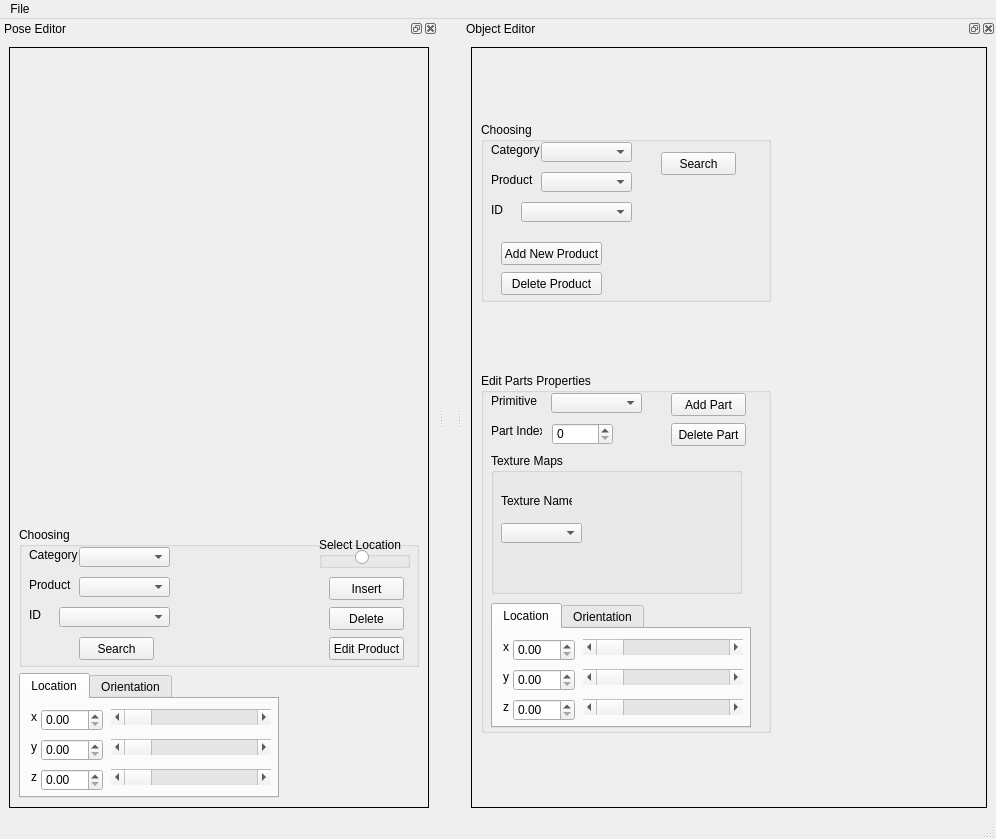
<?xml version="1.0" encoding="UTF-8"?>
<ui version="4.0">
 <class>VRShopEditorDlg</class>
 <widget class="QMainWindow" name="VRShopEditorDlg">
  <property name="geometry">
   <rect>
    <x>0</x>
    <y>0</y>
    <width>996</width>
    <height>839</height>
   </rect>
  </property>
  <property name="windowTitle">
   <string>MainWindow</string>
  </property>
  <widget class="QWidget" name="m_pCentralWidget"/>
  <widget class="QMenuBar" name="m_pMenubar">
   <property name="geometry">
    <rect>
     <x>0</x>
     <y>0</y>
     <width>996</width>
     <height>21</height>
    </rect>
   </property>
   <widget class="QMenu" name="m_pMenu">
    <property name="title">
     <string>File</string>
    </property>
    <addaction name="actionNewScene"/>
    <addaction name="actionLoadScene"/>
    <addaction name="actionSaveScene"/>
    <addaction name="separator"/>
    <addaction name="actionExit"/>
   </widget>
   <addaction name="m_pMenu"/>
  </widget>
  <widget class="QStatusBar" name="m_pStatusBar"/>
  <widget class="QDockWidget" name="m_pDockWidgetSceneEditorPose">
   <property name="floating">
    <bool>false</bool>
   </property>
   <property name="features">
    <set>QDockWidget::AllDockWidgetFeatures</set>
   </property>
   <property name="windowTitle">
    <string>Pose Editor</string>
   </property>
   <attribute name="dockWidgetArea">
    <number>1</number>
   </attribute>
   <widget class="QWidget" name="m_pDockWidgetPoseContents">
    <layout class="QGridLayout" name="gridLayout_2">
     <item row="0" column="0">
      <widget class="QFrame" name="m_pPoseEditorFrame">
       <property name="frameShape">
        <enum>QFrame::Box</enum>
       </property>
       <layout class="QGridLayout" name="gridLayout_4">
        <item row="1" column="0">
         <widget class="QGroupBox" name="m_pGroupBoxChoosingPose">
          <property name="minimumSize">
           <size>
            <width>400</width>
            <height>140</height>
           </size>
          </property>
          <property name="maximumSize">
           <size>
            <width>400</width>
            <height>140</height>
           </size>
          </property>
          <property name="title">
           <string>Choosing</string>
          </property>
          <widget class="QComboBox" name="m_pComboBoxCategoryPose">
           <property name="geometry">
            <rect>
             <x>60</x>
             <y>20</y>
             <width>91</width>
             <height>20</height>
            </rect>
           </property>
          </widget>
          <widget class="QLabel" name="m_pLabelCategoryPose">
           <property name="geometry">
            <rect>
             <x>10</x>
             <y>20</y>
             <width>51</width>
             <height>16</height>
            </rect>
           </property>
           <property name="text">
            <string>Category</string>
           </property>
          </widget>
          <widget class="QComboBox" name="m_pComboBoxProductPose">
           <property name="geometry">
            <rect>
             <x>60</x>
             <y>50</y>
             <width>91</width>
             <height>20</height>
            </rect>
           </property>
          </widget>
          <widget class="QLabel" name="m_pLabelProductPose">
           <property name="geometry">
            <rect>
             <x>10</x>
             <y>50</y>
             <width>51</width>
             <height>16</height>
            </rect>
           </property>
           <property name="text">
            <string>Product</string>
           </property>
          </widget>
          <widget class="QPushButton" name="m_pPushButtonSearchPose">
           <property name="geometry">
            <rect>
             <x>60</x>
             <y>110</y>
             <width>75</width>
             <height>23</height>
            </rect>
           </property>
           <property name="text">
            <string>Search</string>
           </property>
          </widget>
          <widget class="QPushButton" name="m_pPushButtonInsertPose">
           <property name="geometry">
            <rect>
             <x>310</x>
             <y>50</y>
             <width>75</width>
             <height>23</height>
            </rect>
           </property>
           <property name="text">
            <string>Insert</string>
           </property>
          </widget>
          <widget class="QGroupBox" name="m_pComboBoxProductPose_2">
           <property name="geometry">
            <rect>
             <x>300</x>
             <y>10</y>
             <width>91</width>
             <height>31</height>
            </rect>
           </property>
           <property name="title">
            <string>Select Location</string>
           </property>
           <widget class="QRadioButton" name="m_pRadioButtonSelectLocation">
            <property name="geometry">
             <rect>
              <x>30</x>
              <y>10</y>
              <width>20</width>
              <height>20</height>
             </rect>
            </property>
            <property name="layoutDirection">
             <enum>Qt::RightToLeft</enum>
            </property>
            <property name="text">
             <string/>
            </property>
           </widget>
          </widget>
          <widget class="QLabel" name="m_pLabelProductCodePose">
           <property name="geometry">
            <rect>
             <x>10</x>
             <y>80</y>
             <width>21</width>
             <height>16</height>
            </rect>
           </property>
           <property name="text">
            <string>ID</string>
           </property>
          </widget>
          <widget class="QPushButton" name="m_pPushButtonDeletePose">
           <property name="geometry">
            <rect>
             <x>310</x>
             <y>80</y>
             <width>75</width>
             <height>23</height>
            </rect>
           </property>
           <property name="text">
            <string>Delete</string>
           </property>
          </widget>
          <widget class="QPushButton" name="m_pPushButtonEditPose">
           <property name="geometry">
            <rect>
             <x>310</x>
             <y>110</y>
             <width>75</width>
             <height>23</height>
            </rect>
           </property>
           <property name="text">
            <string>Edit Product</string>
           </property>
          </widget>
          <widget class="QLabel" name="m_pImageViewerChoosingPose">
           <property name="geometry">
            <rect>
             <x>160</x>
             <y>13</y>
             <width>121</width>
             <height>111</height>
            </rect>
           </property>
           <property name="text">
            <string/>
           </property>
          </widget>
          <widget class="QComboBox" name="m_pComboBoxProductCodePose">
           <property name="geometry">
            <rect>
             <x>40</x>
             <y>80</y>
             <width>111</width>
             <height>20</height>
            </rect>
           </property>
          </widget>
         </widget>
        </item>
        <item row="2" column="0">
         <widget class="QTabWidget" name="m_pTabWidgetPropertiesPose">
          <property name="minimumSize">
           <size>
            <width>260</width>
            <height>125</height>
           </size>
          </property>
          <property name="maximumSize">
           <size>
            <width>260</width>
            <height>125</height>
           </size>
          </property>
          <property name="currentIndex">
           <number>0</number>
          </property>
          <widget class="QWidget" name="m_pTabLocationPose">
           <attribute name="title">
            <string>Location</string>
           </attribute>
           <widget class="QDoubleSpinBox" name="m_pDoubleSpinBoxLocationXPose">
            <property name="geometry">
             <rect>
              <x>20</x>
              <y>10</y>
              <width>62</width>
              <height>22</height>
             </rect>
            </property>
           </widget>
           <widget class="QDoubleSpinBox" name="m_pDoubleSpinBoxLocationZPose">
            <property name="geometry">
             <rect>
              <x>20</x>
              <y>70</y>
              <width>62</width>
              <height>22</height>
             </rect>
            </property>
           </widget>
           <widget class="QLabel" name="m_pLabelLocationYPose">
            <property name="geometry">
             <rect>
              <x>10</x>
              <y>40</y>
              <width>16</width>
              <height>16</height>
             </rect>
            </property>
            <property name="text">
             <string>y</string>
            </property>
           </widget>
           <widget class="QLabel" name="m_pLabelLocationZPose">
            <property name="geometry">
             <rect>
              <x>10</x>
              <y>70</y>
              <width>16</width>
              <height>16</height>
             </rect>
            </property>
            <property name="text">
             <string>z</string>
            </property>
           </widget>
           <widget class="QDoubleSpinBox" name="m_pDoubleSpinBoxLocationYPose">
            <property name="geometry">
             <rect>
              <x>20</x>
              <y>40</y>
              <width>62</width>
              <height>22</height>
             </rect>
            </property>
           </widget>
           <widget class="QLabel" name="m_pLabelLocationXPose">
            <property name="geometry">
             <rect>
              <x>10</x>
              <y>10</y>
              <width>16</width>
              <height>16</height>
             </rect>
            </property>
            <property name="text">
             <string>x</string>
            </property>
           </widget>
           <widget class="QScrollBar" name="m_pScrollBarLocationXPose">
            <property name="geometry">
             <rect>
              <x>90</x>
              <y>10</y>
              <width>160</width>
              <height>16</height>
             </rect>
            </property>
            <property name="orientation">
             <enum>Qt::Horizontal</enum>
            </property>
           </widget>
           <widget class="QScrollBar" name="m_pScrollBarLocationYPose">
            <property name="geometry">
             <rect>
              <x>90</x>
              <y>40</y>
              <width>160</width>
              <height>16</height>
             </rect>
            </property>
            <property name="orientation">
             <enum>Qt::Horizontal</enum>
            </property>
           </widget>
           <widget class="QScrollBar" name="m_pScrollBarLocationZPose">
            <property name="geometry">
             <rect>
              <x>90</x>
              <y>70</y>
              <width>160</width>
              <height>16</height>
             </rect>
            </property>
            <property name="orientation">
             <enum>Qt::Horizontal</enum>
            </property>
           </widget>
          </widget>
          <widget class="QWidget" name="m_pTabOrientationPose">
           <attribute name="title">
            <string>Orientation</string>
           </attribute>
           <widget class="QLabel" name="m_pLabelOrientationX">
            <property name="geometry">
             <rect>
              <x>10</x>
              <y>10</y>
              <width>16</width>
              <height>16</height>
             </rect>
            </property>
            <property name="text">
             <string>x</string>
            </property>
           </widget>
           <widget class="QScrollBar" name="m_pScrollBarOrientationYPose">
            <property name="geometry">
             <rect>
              <x>90</x>
              <y>40</y>
              <width>160</width>
              <height>16</height>
             </rect>
            </property>
            <property name="orientation">
             <enum>Qt::Horizontal</enum>
            </property>
           </widget>
           <widget class="QLabel" name="m_pLabelOrientationZ">
            <property name="geometry">
             <rect>
              <x>10</x>
              <y>70</y>
              <width>16</width>
              <height>16</height>
             </rect>
            </property>
            <property name="text">
             <string>z</string>
            </property>
           </widget>
           <widget class="QScrollBar" name="m_pScrollBarOrientationZPose">
            <property name="geometry">
             <rect>
              <x>90</x>
              <y>70</y>
              <width>160</width>
              <height>16</height>
             </rect>
            </property>
            <property name="orientation">
             <enum>Qt::Horizontal</enum>
            </property>
           </widget>
           <widget class="QDoubleSpinBox" name="m_pDoubleSpinBoxOrientationXPose">
            <property name="geometry">
             <rect>
              <x>20</x>
              <y>10</y>
              <width>62</width>
              <height>22</height>
             </rect>
            </property>
           </widget>
           <widget class="QDoubleSpinBox" name="m_pDoubleSpinBoxOrientationYPose">
            <property name="geometry">
             <rect>
              <x>20</x>
              <y>40</y>
              <width>62</width>
              <height>22</height>
             </rect>
            </property>
           </widget>
           <widget class="QScrollBar" name="m_pScrollBarOrientationXPose">
            <property name="geometry">
             <rect>
              <x>90</x>
              <y>10</y>
              <width>160</width>
              <height>16</height>
             </rect>
            </property>
            <property name="orientation">
             <enum>Qt::Horizontal</enum>
            </property>
           </widget>
           <widget class="QDoubleSpinBox" name="m_pDoubleSpinBoxOrientationZPose">
            <property name="geometry">
             <rect>
              <x>20</x>
              <y>70</y>
              <width>62</width>
              <height>22</height>
             </rect>
            </property>
           </widget>
           <widget class="QLabel" name="m_pLabelOrientationY">
            <property name="geometry">
             <rect>
              <x>10</x>
              <y>40</y>
              <width>16</width>
              <height>16</height>
             </rect>
            </property>
            <property name="text">
             <string>y</string>
            </property>
           </widget>
          </widget>
         </widget>
        </item>
        <item row="0" column="0">
         <widget class="VR::QOSGWidget" name="m_pQOSGWidgetSceneEditorPose" native="true">
          <property name="minimumSize">
           <size>
            <width>400</width>
            <height>400</height>
           </size>
          </property>
         </widget>
        </item>
       </layout>
      </widget>
     </item>
    </layout>
   </widget>
  </widget>
  <widget class="QDockWidget" name="m_pDockWidgetObjectEditor">
   <property name="accessibleDescription">
    <string/>
   </property>
   <property name="autoFillBackground">
    <bool>false</bool>
   </property>
   <property name="floating">
    <bool>false</bool>
   </property>
   <property name="features">
    <set>QDockWidget::AllDockWidgetFeatures</set>
   </property>
   <property name="windowTitle">
    <string>Object Editor</string>
   </property>
   <attribute name="dockWidgetArea">
    <number>2</number>
   </attribute>
   <widget class="QWidget" name="m_pDockWidgetObjectContents">
    <layout class="QGridLayout" name="gridLayout_5">
     <item row="0" column="0">
      <widget class="QFrame" name="m_pObjectEditorFrame">
       <property name="sizePolicy">
        <sizepolicy hsizetype="Preferred" vsizetype="Preferred">
         <horstretch>0</horstretch>
         <verstretch>0</verstretch>
        </sizepolicy>
       </property>
       <property name="autoFillBackground">
        <bool>false</bool>
       </property>
       <property name="frameShape">
        <enum>QFrame::Box</enum>
       </property>
       <property name="frameShadow">
        <enum>QFrame::Plain</enum>
       </property>
       <layout class="QGridLayout" name="gridLayout">
        <item row="1" column="0">
         <widget class="QGroupBox" name="m_pGroupBoxEditParts">
          <property name="minimumSize">
           <size>
            <width>290</width>
            <height>360</height>
           </size>
          </property>
          <property name="maximumSize">
           <size>
            <width>290</width>
            <height>360</height>
           </size>
          </property>
          <property name="title">
           <string>Edit Parts Properties</string>
          </property>
          <widget class="QComboBox" name="m_pComboBoxEditPartsPrimitive">
           <property name="geometry">
            <rect>
             <x>70</x>
             <y>20</y>
             <width>91</width>
             <height>20</height>
            </rect>
           </property>
          </widget>
          <widget class="QLabel" name="m_pLabelEditPartsPrimitive">
           <property name="geometry">
            <rect>
             <x>10</x>
             <y>20</y>
             <width>51</width>
             <height>16</height>
            </rect>
           </property>
           <property name="text">
            <string>Primitive</string>
           </property>
          </widget>
          <widget class="QPushButton" name="m_pPushButtonAddPart">
           <property name="geometry">
            <rect>
             <x>190</x>
             <y>20</y>
             <width>75</width>
             <height>23</height>
            </rect>
           </property>
           <property name="text">
            <string>Add Part</string>
           </property>
          </widget>
          <widget class="QGroupBox" name="m_pGroupBoxTextureMap">
           <property name="geometry">
            <rect>
             <x>10</x>
             <y>80</y>
             <width>251</width>
             <height>141</height>
            </rect>
           </property>
           <property name="title">
            <string>Texture Maps</string>
           </property>
           <widget class="QComboBox" name="m_pComboBoxTextureMapsName">
            <property name="geometry">
             <rect>
              <x>10</x>
              <y>70</y>
              <width>81</width>
              <height>20</height>
             </rect>
            </property>
           </widget>
           <widget class="QLabel" name="m_pLabelTextureMapsName">
            <property name="geometry">
             <rect>
              <x>10</x>
              <y>40</y>
              <width>71</width>
              <height>16</height>
             </rect>
            </property>
            <property name="text">
             <string>Texture Name</string>
            </property>
           </widget>
           <widget class="QLabel" name="m_pImageViewerTextureName">
            <property name="geometry">
             <rect>
              <x>100</x>
              <y>10</y>
              <width>141</width>
              <height>121</height>
             </rect>
            </property>
            <property name="text">
             <string/>
            </property>
           </widget>
          </widget>
          <widget class="QTabWidget" name="m_pTabWidgetPropertiesObject">
           <property name="geometry">
            <rect>
             <x>10</x>
             <y>230</y>
             <width>260</width>
             <height>125</height>
            </rect>
           </property>
           <property name="minimumSize">
            <size>
             <width>260</width>
             <height>125</height>
            </size>
           </property>
           <property name="maximumSize">
            <size>
             <width>260</width>
             <height>125</height>
            </size>
           </property>
           <property name="currentIndex">
            <number>0</number>
           </property>
           <widget class="QWidget" name="m_pLocationObject">
            <attribute name="title">
             <string>Location</string>
            </attribute>
            <widget class="QDoubleSpinBox" name="m_pDoubleSpinBoxLocationXObject">
             <property name="geometry">
              <rect>
               <x>20</x>
               <y>10</y>
               <width>62</width>
               <height>22</height>
              </rect>
             </property>
            </widget>
            <widget class="QDoubleSpinBox" name="m_pDoubleSpinBoxLocationZObject">
             <property name="geometry">
              <rect>
               <x>20</x>
               <y>70</y>
               <width>62</width>
               <height>22</height>
              </rect>
             </property>
            </widget>
            <widget class="QLabel" name="m_pLabelLocationYObject">
             <property name="geometry">
              <rect>
               <x>10</x>
               <y>40</y>
               <width>16</width>
               <height>16</height>
              </rect>
             </property>
             <property name="text">
              <string>y</string>
             </property>
            </widget>
            <widget class="QLabel" name="m_pLabelLocationZObject">
             <property name="geometry">
              <rect>
               <x>10</x>
               <y>70</y>
               <width>16</width>
               <height>16</height>
              </rect>
             </property>
             <property name="text">
              <string>z</string>
             </property>
            </widget>
            <widget class="QDoubleSpinBox" name="m_pDoubleSpinBoxLocationYObject">
             <property name="geometry">
              <rect>
               <x>20</x>
               <y>40</y>
               <width>62</width>
               <height>22</height>
              </rect>
             </property>
            </widget>
            <widget class="QLabel" name="m_pLabelLocationXObject">
             <property name="geometry">
              <rect>
               <x>10</x>
               <y>10</y>
               <width>16</width>
               <height>16</height>
              </rect>
             </property>
             <property name="text">
              <string>x</string>
             </property>
            </widget>
            <widget class="QScrollBar" name="m_pScrollBarLocationXObject">
             <property name="geometry">
              <rect>
               <x>90</x>
               <y>10</y>
               <width>160</width>
               <height>16</height>
              </rect>
             </property>
             <property name="orientation">
              <enum>Qt::Horizontal</enum>
             </property>
            </widget>
            <widget class="QScrollBar" name="m_pScrollBarLocationYObject">
             <property name="geometry">
              <rect>
               <x>90</x>
               <y>40</y>
               <width>160</width>
               <height>16</height>
              </rect>
             </property>
             <property name="orientation">
              <enum>Qt::Horizontal</enum>
             </property>
            </widget>
            <widget class="QScrollBar" name="m_pScrollBarLocationZObject">
             <property name="geometry">
              <rect>
               <x>90</x>
               <y>70</y>
               <width>160</width>
               <height>16</height>
              </rect>
             </property>
             <property name="orientation">
              <enum>Qt::Horizontal</enum>
             </property>
            </widget>
           </widget>
           <widget class="QWidget" name="m_pOrientationObject">
            <attribute name="title">
             <string>Orientation</string>
            </attribute>
            <widget class="QLabel" name="m_pLabelOrientationXObject">
             <property name="geometry">
              <rect>
               <x>10</x>
               <y>10</y>
               <width>16</width>
               <height>16</height>
              </rect>
             </property>
             <property name="text">
              <string>x</string>
             </property>
            </widget>
            <widget class="QScrollBar" name="m_pScrollBarOrientationYObject">
             <property name="geometry">
              <rect>
               <x>90</x>
               <y>40</y>
               <width>160</width>
               <height>16</height>
              </rect>
             </property>
             <property name="orientation">
              <enum>Qt::Horizontal</enum>
             </property>
            </widget>
            <widget class="QLabel" name="m_pLabelOrientationZObject">
             <property name="geometry">
              <rect>
               <x>10</x>
               <y>70</y>
               <width>16</width>
               <height>16</height>
              </rect>
             </property>
             <property name="text">
              <string>z</string>
             </property>
            </widget>
            <widget class="QScrollBar" name="m_pScrollBarOrientationZObject">
             <property name="geometry">
              <rect>
               <x>90</x>
               <y>70</y>
               <width>160</width>
               <height>16</height>
              </rect>
             </property>
             <property name="orientation">
              <enum>Qt::Horizontal</enum>
             </property>
            </widget>
            <widget class="QDoubleSpinBox" name="m_pDoubleSpinBoxOrientationXObject">
             <property name="geometry">
              <rect>
               <x>20</x>
               <y>10</y>
               <width>62</width>
               <height>22</height>
              </rect>
             </property>
            </widget>
            <widget class="QDoubleSpinBox" name="m_pDoubleSpinBoxOrientationYObject">
             <property name="geometry">
              <rect>
               <x>20</x>
               <y>40</y>
               <width>62</width>
               <height>22</height>
              </rect>
             </property>
            </widget>
            <widget class="QScrollBar" name="m_pScrollBarOrientationXObject">
             <property name="geometry">
              <rect>
               <x>90</x>
               <y>10</y>
               <width>160</width>
               <height>16</height>
              </rect>
             </property>
             <property name="orientation">
              <enum>Qt::Horizontal</enum>
             </property>
            </widget>
            <widget class="QDoubleSpinBox" name="m_pDoubleSpinBoxOrientationZObject">
             <property name="geometry">
              <rect>
               <x>20</x>
               <y>70</y>
               <width>62</width>
               <height>22</height>
              </rect>
             </property>
            </widget>
            <widget class="QLabel" name="m_pLabelOrientationYObject">
             <property name="geometry">
              <rect>
               <x>10</x>
               <y>40</y>
               <width>16</width>
               <height>16</height>
              </rect>
             </property>
             <property name="text">
              <string>y</string>
             </property>
            </widget>
           </widget>
          </widget>
          <widget class="QLabel" name="m_pLabelPartIndex">
           <property name="geometry">
            <rect>
             <x>10</x>
             <y>50</y>
             <width>51</width>
             <height>16</height>
            </rect>
           </property>
           <property name="text">
            <string>Part Index</string>
           </property>
          </widget>
          <widget class="QSpinBox" name="m_pSpinBoxPartIndex">
           <property name="geometry">
            <rect>
             <x>71</x>
             <y>50</y>
             <width>61</width>
             <height>22</height>
            </rect>
           </property>
          </widget>
          <widget class="QPushButton" name="m_pPushButtonDeletePart">
           <property name="geometry">
            <rect>
             <x>190</x>
             <y>50</y>
             <width>75</width>
             <height>23</height>
            </rect>
           </property>
           <property name="text">
            <string>Delete Part</string>
           </property>
          </widget>
         </widget>
        </item>
        <item row="0" column="0">
         <widget class="QGroupBox" name="m_pGroupBoxChoosingObject">
          <property name="minimumSize">
           <size>
            <width>290</width>
            <height>180</height>
           </size>
          </property>
          <property name="maximumSize">
           <size>
            <width>290</width>
            <height>180</height>
           </size>
          </property>
          <property name="title">
           <string>Choosing</string>
          </property>
          <widget class="QComboBox" name="m_pComboBoxCategoryObject">
           <property name="geometry">
            <rect>
             <x>60</x>
             <y>20</y>
             <width>91</width>
             <height>20</height>
            </rect>
           </property>
          </widget>
          <widget class="QLabel" name="m_pLabelCategoryObject">
           <property name="geometry">
            <rect>
             <x>10</x>
             <y>20</y>
             <width>51</width>
             <height>16</height>
            </rect>
           </property>
           <property name="text">
            <string>Category</string>
           </property>
          </widget>
          <widget class="QComboBox" name="m_pComboBoxProductObject">
           <property name="geometry">
            <rect>
             <x>60</x>
             <y>50</y>
             <width>91</width>
             <height>20</height>
            </rect>
           </property>
          </widget>
          <widget class="QLabel" name="m_pLabelProductObject">
           <property name="geometry">
            <rect>
             <x>10</x>
             <y>50</y>
             <width>51</width>
             <height>16</height>
            </rect>
           </property>
           <property name="text">
            <string>Product</string>
           </property>
          </widget>
          <widget class="QPushButton" name="m_pPushButtonSearchObject">
           <property name="geometry">
            <rect>
             <x>180</x>
             <y>30</y>
             <width>75</width>
             <height>23</height>
            </rect>
           </property>
           <property name="text">
            <string>Search</string>
           </property>
          </widget>
          <widget class="QPushButton" name="m_pPushButtonAddProductObject">
           <property name="geometry">
            <rect>
             <x>20</x>
             <y>120</y>
             <width>101</width>
             <height>23</height>
            </rect>
           </property>
           <property name="text">
            <string>Add New Product</string>
           </property>
          </widget>
          <widget class="QLabel" name="m_pLabelProductCodeObject">
           <property name="geometry">
            <rect>
             <x>10</x>
             <y>80</y>
             <width>21</width>
             <height>16</height>
            </rect>
           </property>
           <property name="text">
            <string>ID</string>
           </property>
          </widget>
          <widget class="QPushButton" name="m_pPushButtonDeleteProductObject">
           <property name="geometry">
            <rect>
             <x>20</x>
             <y>150</y>
             <width>101</width>
             <height>23</height>
            </rect>
           </property>
           <property name="text">
            <string>Delete Product</string>
           </property>
          </widget>
          <widget class="QLabel" name="m_pLabelChoosingObject">
           <property name="geometry">
            <rect>
             <x>160</x>
             <y>60</y>
             <width>121</width>
             <height>111</height>
            </rect>
           </property>
           <property name="text">
            <string/>
           </property>
          </widget>
          <widget class="QComboBox" name="m_pComboBoxProductCodeObject">
           <property name="geometry">
            <rect>
             <x>40</x>
             <y>80</y>
             <width>111</width>
             <height>20</height>
            </rect>
           </property>
          </widget>
         </widget>
        </item>
        <item row="0" column="1" rowspan="2">
         <widget class="VR::QOSGWidget" name="m_pQOSGWidgetSceneEditorObject" native="true">
          <property name="minimumSize">
           <size>
            <width>200</width>
            <height>200</height>
           </size>
          </property>
          <property name="maximumSize">
           <size>
            <width>16777215</width>
            <height>16777215</height>
           </size>
          </property>
          <layout class="QGridLayout" name="gridLayout_3"/>
         </widget>
        </item>
       </layout>
      </widget>
     </item>
    </layout>
   </widget>
  </widget>
  <action name="actionNewScene">
   <property name="text">
    <string>New Scene</string>
   </property>
  </action>
  <action name="actionLoadScene">
   <property name="text">
    <string>Load Scene</string>
   </property>
  </action>
  <action name="actionSaveScene">
   <property name="text">
    <string>Save Scene</string>
   </property>
  </action>
  <action name="actionExit">
   <property name="text">
    <string>Exit</string>
   </property>
  </action>
 </widget>
 <customwidgets>
  <customwidget>
   <class>VR::QOSGWidget</class>
   <extends>QWidget</extends>
   <header location="global">VRQOSGWidget.h</header>
   <container>1</container>
  </customwidget>
 </customwidgets>
 <resources/>
 <connections/>
</ui>
